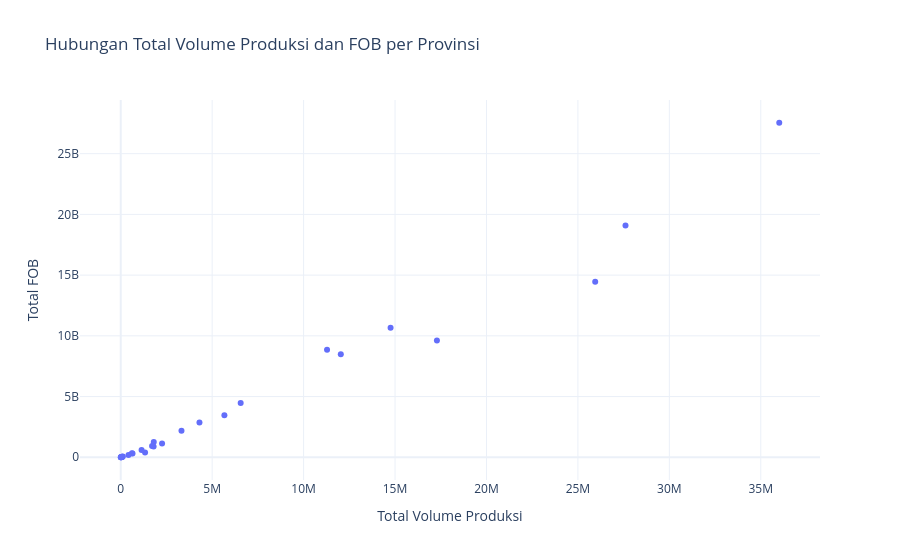

The notebook cell saved with this chart:
### Code cell
fig = px.scatter(
    volume_fob_province,
    x="total_volume",
    y="total_fob",
    hover_name="province_of_production",
    title="Hubungan Total Volume Produksi dan FOB per Provinsi",
    labels={
        "total_volume": "Total Volume Produksi",
        "total_fob": "Total FOB"
    }
)

fig.update_layout(
    template="plotly_white"
)

fig.show()

### Figure 1 — Plotly figure (JSON) as saved in the notebook; plotly's stock layout.template omitted (floating-point values rounded to 4 significant figures)
{"data": [{"hovertemplate": "<b>%{hovertext}</b><br><br>Total Volume Produksi=%{x}<br>Total FOB=%{y}<extra></extra>", "hovertext": ["RIAU", "SUMATERA UTARA", "KALIMANTAN TENGAH", "KALIMANTAN BARAT", "KALIMANTAN TIMUR", "SUMATERA SELATAN", "JAMBI", "SUMATERA BARAT", "KALIMANTAN SELATAN", "ACEH", "BENGKULU", "SULAWESI TENGAH", "KEP. BANGKA BELITUNG", "KALIMANTAN UTARA", "KEPULAUAN BANGKA BELITUNG", "PAPUA TENGAH", "LAMPUNG", "PAPUA", "SULAWESI BARAT", "SULAWESI SELATAN", "SULAWESI TENGGARA", "JAWA BARAT", "BANTEN", "PAPUA BARAT", "MALUKU", "GORONTALO", "MALUKU UTARA", "KEPULAUAN RIAU", "KEP. RIAU"], "legendgroup": "", "marker": {"color": "#636efa", "symbol": "circle"}, "mode": "markers", "name": "", "orientation": "v", "showlegend": false, "type": "scatter", "x": [36010000.0, 27600000.0, 25950000.0, 17290000.0, 14760000.0, 12030000.0, 11280000.0, 6559000.0, 5669000.0, 4305000.0, 3322000.0, 2259000.0, 1807000.0, 1798000.0, 1715000.0, 1330000.0, 1140000.0, 643400.0, 613000.0, 423300.0, 112800.0, 91640.0, 70210.0, 63970.0, 50770.0, 31590.0, 17970.0, 9460.0, 1306.0], "xaxis": "x", "y": [27550000000.0, 19080000000.0, 14450000000.0, 9625000000.0, 10660000000.0, 8483000000.0, 8857000000.0, 4477000000.0, 3451000000.0, 2856000000.0, 2180000000.0, 1131000000.0, 1266000000.0, 879400000.0, 937200000.0, 387100000.0, 593200000.0, 320900000.0, 328700000.0, 179500000.0, 56390000.0, 34230000.0, 29490000.0, 40280000.0, 17380000.0, 10140000.0, 5879000.0, 3626000.0, 2267000.0], "yaxis": "y"}], "layout": {"legend": {"tracegroupgap": 0}, "title": {"text": "Hubungan Total Volume Produksi dan FOB per Provinsi"}, "xaxis": {"anchor": "y", "domain": [0, 1], "title": {"text": "Total Volume Produksi"}}, "yaxis": {"anchor": "x", "domain": [0, 1], "title": {"text": "Total FOB"}}}}
